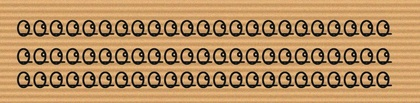
%> input picture custom_palm_leaf_test.jpg, 420 x 103 px, shrunk from 900 x 220 before the run
$ octave --eval "result = feature_extractor(imread('../custom_palm_leaf_test.jpg'));"   (GNU Octave 9; MATLAB toolbox functions it lacks are replaced by stand-ins)
%> lines starting %> are read from the running program, lines starting %| are printed output that depends on the picture; in (x1, y1, x2, y2) boxes, pixels count from 0 and x2, y2 are one past the last pixel; in counts of white or black regions, pixels touching at a corner belong together; the program's own positions count from 1
### feature_extraction/discourser.m
function [discoursed] = discourser(image)

currentimage = image;
[row, column] = size(currentimage);

for j = 1 : row
    currentrow = currentimage(j,:);
    temp = find(currentrow == 1, 1);
    if isempty(temp)
        continue;
    else
        uppermost = j;
        break;
    end
end

for j = 1 : column
    currentcolumn = currentimage(:,j);
    temp = find(currentcolumn == 1, 1);
    if isempty(temp)
        continue;
    else
        leftmost = j;
        break;
    end
end

for j = column : -1 : 1
    currentcolumn = currentimage(:,j);
    temp = find(currentcolumn == 1, 1);
    if isempty(temp)
        continue;
    else
        rightmost = j;
        break;
    end
end

for j = row : -1 : 1
    currentrow = currentimage(j,:);
    temp = find(currentrow == 1, 1);
    if isempty(temp)
        continue;
    else
        lowermost = j;
        break;
    end
end

discoursed = currentimage(uppermost:lowermost,leftmost:rightmost);
end

### feature_extraction/prep_image.m
function [prepared] = prep_image(image)

[labeled,N_obj] = bwlabel(image);
for i = 1:N_obj
    N_currentobj = numel(find(labeled == i));
    if N_currentobj == 1
        labeled(labeled == i) = 0;
    end
end
non_zero = labeled ~= 0;
labeled(non_zero) = 1;
prepared = labeled;

### feature_extraction/lineclassifier.m
function [featurevector] = lineclassifier(image)

down = 1;
downleft = 2;
left = 3;
upleft = 4;
up = 5;
upright = 6;
right = 7;
downright = 8;
image = prep_image(image);
skel_size = length(find(image == 1));

if skel_size <= 1
    featurevector = -1*ones(1,9);
    return;
end

segments = linesegmenter(image);
N_segments = numel(segments);
segmentdirection = {};

for i = 1 : N_segments
    currentsegment = segments{i};
    currentdirectionvector = [];
    if size(currentsegment,1) == 1
        error('At lineclassifier.m, you have a segment with only one pixel');
    else
        for j = 1 : (size(currentsegment,1)-1)
            currentpixel = currentsegment(j,:);
            nextpixel = currentsegment(j+1,:);
            nextdirection = finddirection(currentpixel,nextpixel);
            currentdirectionvector = [currentdirectionvector;nextdirection];
        end
    end
    segmentdirection{i} = currentdirectionvector;
end

Truelines = {};
N = 1;

for i = 1 : N_segments
    currentdir_segment = segmentdirection{i};
    if numel(currentdir_segment) > 2
        j = 1;
        currentline = [];
        while j < numel(currentdir_segment)
            previousdirection = currentdir_segment(j);
            nextdirection = currentdir_segment(j+1);
            rule_one = (previousdirection == upright | previousdirection == downleft) & (nextdirection == downright | nextdirection == upleft);
            rule_two = (previousdirection == downright | previousdirection == upleft) & (nextdirection == upright | nextdirection == downleft);
            if (rule_one || rule_two)
                Truelines{N} = [currentline;previousdirection;nextdirection];
                N = N + 1;
                if j+2 >= numel(currentdir_segment)
                    break;
                else
                    j = j + 2;
                end
            else
                currentline = [currentline;currentdir_segment(j)];
                j = j + 1;
                if j == numel(currentdir_segment)
                    Truelines{N} = [currentline;currentdir_segment(end)];
                    N = N + 1;
                    break;
                end
            end
        end
    elseif numel(currentdir_segment) < 3
        currentdir_segment(:) = currentdir_segment(1);
        currentline = currentdir_segment;
        Truelines{N} = currentline;
        N = N + 1;
    end
end

N_Truelines = numel(Truelines);
Normallines = {};
N = 1;

for i = 1 : N_Truelines
    currentline = Truelines{i};
    currentlength = numel(currentline);
    occurencematrix = [];
    for j = 1 : 8
        occurencematrix = [occurencematrix,numel(find(currentline == j))];
    end
    currentmaxoccurence = max(occurencematrix);
    current_max_direction = find(currentmaxoccurence == occurencematrix);
    repetition = numel(current_max_direction)-1;
    if repetition ~= 0
    end
    Normallines{N} = current_max_direction(1)*ones(1,currentlength);% in case two dir types occured same no.of times,first dir is taken
    N = N + 1;
end

N_horizontal = 0;
N_vertical = 0;
N_rightslant = 0;
N_leftslant = 0;
L_horizontal = 0;
L_vertical = 0;
L_rightslant = 0;
L_leftslant = 0;
N_Normallines = numel(Normallines);

for i = 1 : N_Normallines
    currentline = Normallines{i};
    firstelement = currentline(1);
    if firstelement == left || firstelement == right
        N_horizontal = N_horizontal + 1;
        L_horizontal = L_horizontal + length(currentline);
    elseif firstelement == up || firstelement == down
        N_vertical = N_vertical + 1;
        L_vertical = L_vertical + length(currentline);
    elseif firstelement == upleft || firstelement == downright
        N_leftslant = N_leftslant + 1;
        L_leftslant = L_leftslant + length(currentline);
    elseif firstelement == upright || firstelement == downleft
        N_rightslant = N_rightslant + 1;
        L_rightslant = L_rightslant + length(currentline);
    end
end

V_horizontal = 1-((N_horizontal)/10)*2;
V_vertical = 1-((N_vertical)/10)*2;
V_rightslant = 1-((N_rightslant)/10)*2;
V_leftslant = 1-((N_leftslant)/10)*2;

if skel_size ~= 0
    norm_horizontal = L_horizontal/skel_size;
    norm_vertical = L_vertical/skel_size;
    norm_rightslant = L_rightslant/skel_size;
    norm_leftslant = L_leftslant/skel_size;
else
    norm_horizontal = -1;
    norm_vertical = -1;
    norm_rightslant = -1;
    norm_leftslant = -1;
end

filled_area = skel_size/numel(image);
featurevector = [V_horizontal,V_vertical,V_rightslant,V_leftslant,norm_horizontal,norm_vertical,norm_rightslant,norm_leftslant,filled_area];

### feature_extraction/linesegmenter.m
function [segments] = linesegmenter(image)

[starters, intersections] = starter_intersection(image);
previousdirection = 0;
currentpixel = [0,0];
image = [image,zeros(size(image,1),1)];
image = [zeros(1,size(image,2));image];
image = [zeros(size(image,1),1),image];
image = [image;zeros(1,size(image,2))];
minor_starters_queue = [];
starters  =  starters + 1;
intersections  =  intersections + 1;

if isempty(starters)
    [r,c] = find(image == 1);
    coordinates = [r,c];
    starter1 = coordinates(1,:);
    starter2 = coordinates(end,:);
    minor_starters_queue = [starter1;starter2];
end

N = 1;
segments = {};
starters_queue = starters;
visited = [];

while(isnotempty(starters_queue) || isnotempty(minor_starters_queue))
    currentsegment = [];
    if isnotempty(starters_queue)
        if isnotmember(starters_queue(1,:),visited)
            current_starter = starters_queue(1,:);
            starters_queue = del_pixel(current_starter,starters_queue);
            currentpixel = findneighbours(image,current_starter);
            visited = [visited;current_starter];
            currentsegment = [currentsegment;current_starter];
            nextdirection = finddirection(current_starter,currentpixel);
            previousdirection = nextdirection;
        else
            starters_queue = del_pixel(starters_queue(1,:),starters_queue);
            continue;
        end
    elseif (isempty(starters_queue)  &&  isnotempty(minor_starters_queue))
        currentminor = minor_starters_queue(1,:);
        currentsegment = [];
        if ismymember(currentminor,visited)
            minor_starters_queue = del_pixel(currentminor,minor_starters_queue);
            continue;
        end
        visited = [visited;currentminor];
        neighbours = findneighbours(image,currentminor);
        temp = 1;
        while temp <= size(neighbours,1)
            current_neighbour = neighbours(temp,:);
            if (ismymember(current_neighbour,visited) || ismymember(current_neighbour,minor_starters_queue))
                neighbours = del_pixel(current_neighbour,neighbours);
                temp = 1;
            else
                temp = temp + 1;
            end
        end
        unvisited_neighbours = neighbours;
        if size(unvisited_neighbours,1) > 2
            minor_starters_queue = del_pixel(currentminor,minor_starters_queue);
            continue;
        end
        if size(unvisited_neighbours,1) == 2
            discarded = unvisited_neighbours(1,:);
            currentpixel = unvisited_neighbours(2,:);
            currentsegment = [currentsegment;currentminor];
            minor_starters_queue = [minor_starters_queue;discarded];
        elseif isempty(unvisited_neighbours)
            minor_starters_queue = del_pixel(currentminor,minor_starters_queue);
            continue;
        elseif size(unvisited_neighbours,1) == 1
            currentpixel = unvisited_neighbours;
            currentsegment = [currentsegment;currentminor];
        end
    end
    while(isnotmember(currentpixel,visited))
        if(isnotmember(currentpixel,intersections)  &&  isnotmember(currentpixel,starters_queue))
            neighbours = findneighbours(image,currentpixel);
            visited = [visited;currentpixel];
            temp = 1;
            while temp <= size(neighbours,1)
                current_neighbour = neighbours(temp,:);
                if (ismymember(current_neighbour,visited))
                    neighbours = del_pixel(current_neighbour,neighbours);
                    temp = 1;
                else
                    temp = temp + 1;
                end
            end
            if size(neighbours,1) > 2
                temp = 1;
                while temp <= size(neighbours,1)
                    current_neighbour = neighbours(temp,:);
                    if (ismymember(current_neighbour,minor_starters_queue))
                        neighbours = del_pixel(current_neighbour,neighbours);
                        temp = 1;
                    else
                        temp = temp + 1;
                    end
                end
            end
            if isempty(neighbours)
                currentsegment = [currentsegment;currentpixel];
                segments{N} = currentsegment;
                N = N + 1;
                break;
            end
            if size(neighbours,1) == 1
                nextpixel = neighbours;
            elseif size(neighbours,1) == 2
                first_neighbour = neighbours(1,:);
                second_neighbour = neighbours(2,:);
                if ismymember(first_neighbour,intersections) || ismymember(second_neighbour,intersections)
                    currentsegment = [currentsegment;currentpixel];
                    if ismymember(first_neighbour,intersections)
                        currentsegment = [currentsegment;first_neighbour];
                        segments{N} = currentsegment;
                        N = N + 1;
                        visited = [visited;first_neighbour];
                        minor_starters_queue = [minor_starters_queue;second_neighbour];
                    else
                        currentsegment = [currentsegment;second_neighbour];
                        segments{N} = currentsegment;
                        N = N + 1;
                        visited = [visited;second_neighbour];
                        minor_starters_queue = [minor_starters_queue;first_neighbour];
                    end
                    minor_starters_queue = [minor_starters_queue;first_neighbour;second_neighbour];
                    break;
                end
                neighbour_one_direction = finddirection(currentpixel,first_neighbour);
                neighbour_two_direction = finddirection(currentpixel,second_neighbour);
                if(neighbour_one_direction == previousdirection)
                    neighbours = del_pixel(second_neighbour,neighbours);
                    nextpixel = neighbours;
                else
                    neighbours = del_pixel(first_neighbour,neighbours);
                    nextpixel = neighbours;
                end
            elseif size(neighbours,1) > 2
                unconsidered = neighbours;
                for i = 1:size(neighbours,1)
                    current_neighbour = neighbours(i,:);
                    if ismymember(current_neighbour,intersections)
                        unconsidered = del_pixel(current_neighbour,unconsidered);
                        visited = [visited;current_neighbour];
                        currentsegment = [currentsegment;current_neighbour];
                        segments{N} = currentsegment;
                        N = N + 1;
                        currentsegment = [];
                        break;
                    end
                end
                minor_starters_queue = [minor_starters_queue;unconsidered];
                break;
            end
            currentsegment = [currentsegment;currentpixel];
            previousdirection = finddirection(currentpixel,nextpixel);
            previouspixel = currentpixel;
            currentpixel = nextpixel;
        elseif (ismymember(currentpixel,intersections))
            visited = [visited;currentpixel];
            neighbours = findneighbours(image,currentpixel);
            unvisited_neighbours = [];
            for i = 1:size(neighbours,1)
                if isnotmember(neighbours(i,:),visited)
                    unvisited_neighbours = [unvisited_neighbours;neighbours(i,:)];
                end
            end
            unvisited_directions = [];
            direction_flag = 0;
            for i = 1:size(unvisited_neighbours,1)
                current_neighbour = unvisited_neighbours(i,:);
                current_neighbour_direction = finddirection(currentpixel,current_neighbour);
                if current_neighbour_direction == previousdirection
                    direction_flag = 1;
                    currentsegment = [currentsegment;currentpixel];
                    currentpixel = current_neighbour;
                    unvisited_neighbours = del_pixel(current_neighbour,unvisited_neighbours);
                    minor_starters_queue = [minor_starters_queue;unvisited_neighbours];
                    unvisited_neighbours = [];
                    break;
                end
            end
            if direction_flag == 0
                minor_starters_queue = [minor_starters_queue;unvisited_neighbours];
                currentsegment = [currentsegment;currentpixel];
                segments{N} = currentsegment;
                N = N + 1;
            end
        elseif (ismymember(currentpixel,starters_queue))
            currentsegment = [currentsegment;currentpixel];
            starters_queue = del_pixel(currentpixel,starters_queue);
            visited = [visited;currentpixel];
            segments{N} = currentsegment;
            N = N + 1;
        elseif (ismymember(currentpixel,minor_starters_queue))
            currentsegment = [currentsegment;currentpixel];
            minor_starters_queue = del_pixel(currentpixel,minor_starters_queue);
            visited = [visited;currentpixel];
            segments{N} = currentsegment;
            N = N + 1;
        end
    end
end

for i = 1:(N-1)
    segments{i} = segments{i} - 1;
end

### feature_extraction/feature_extractor.m
function features = feature_extractor(image)

if size(image,3) == 3
    image = rgb2gray(image);
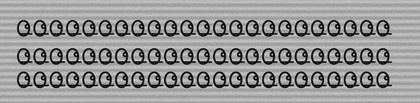
%> image: size 103x420 uint8; min 2, max 226, mean 148
    image = im2bw(image, graythresh(image));
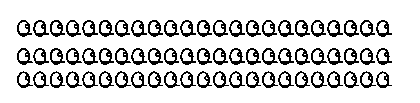
%> image: size 103x420 logical; 82.9% white; black in thin lines or dots, all inside (x1, y1, x2, y2) = (17, 20, 392, 88)
end

image = bwmorph(image, 'skel', inf);
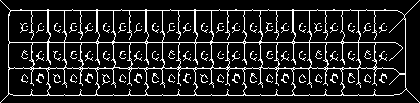
%> image: size 103x420 logical; 13% white in thin lines or dots
image = discourser(image);
%> the loop in discourser, `for j = 1 : row` made 1 pass
%> temp on pass 1: 1
%> the loop in discourser, `for j = 1 : column` made 1 pass
%> the loop in discourser, `for j = column : -1 : 1` made 1 pass
%> the loop in discourser, `for j = row : -1 : 1` made 1 pass

row = size(image,1);
%> row = 103
column = size(image,2);
%> column = 420
add_rows = 0;
add_columns = 0;

if row < 9
    add_rows = 9-row;
end

if column < 9
    add_columns = 9-column;
end

if mod(add_rows,2) == 0
    image = [zeros(add_rows/2,column);image;zeros(add_rows/2,column)];
%> image: size 103x420 double; values 0 (black) and 1 (white), 13% white in thin lines or dots
else
    image = [zeros((add_rows-1)/2,column);image;zeros((add_rows+1)/2,column)];
end

row = size(image,1);
if mod(add_columns,2) == 0
    image = [zeros(row,(add_columns)/2),image,zeros(row,(add_columns)/2)];
else
    image = [zeros(row,(add_columns-1)/2),image,zeros(row,(add_columns+1)/2)];
end
column = size(image,2);

n_rows = ceil(row/3)*3-row;
%> n_rows = 2
n_columns = ceil(column/3)*3-column;
%> n_columns = 0

if mod(n_rows,2) == 0
    image = [zeros(n_rows/2,column);image;zeros(n_rows/2,column)];
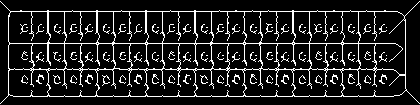
%> image: size 105x420 double; values 0 (black) and 1 (white), 12.8% white in thin lines or dots
else
    image = [zeros((n_rows-1)/2,column);image;zeros((n_rows+1)/2,column)];
end

row = size(image,1);
%> row = 105
if mod(n_columns,2) == 0
    image = [zeros(row,(n_columns)/2),image,zeros(row,(n_columns)/2)];
else
    image = [zeros(row,(n_columns-1)/2),image,zeros(row,(n_columns+1)/2)];
end

column = size(image,2);
zone_height = row/3;
%> zone_height = 35
zone_width = column/3;
%> zone_width = 140

zone11 = image(1:zone_height,1:zone_width);
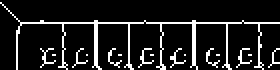
%> zone11: size 35x140 double (shown 2 times larger); values 0 (black) and 1 (white), 11.5% white in thin lines or dots
zone12 = image(1:zone_height,(zone_width+1):2*zone_width);
zone13 = image(1:zone_height,(2*zone_width+1):end);

zone21 = image((zone_height+1):2*zone_height,1:zone_width);
zone22 = image((zone_height+1):2*zone_height,(zone_width+1):2*zone_width);
zone23 = image((zone_height+1):2*zone_height,(2*zone_width+1):end);

zone31 = image((2*zone_height+1):end,1:zone_width);
zone32 = image((2*zone_height+1):end,(zone_width+1):2*zone_width);
zone33 = image((2*zone_height+1):end,(2*zone_width+1):end);

zone11_features = lineclassifier(zone11);
%> in prep_image, `[labeled,N_obj] = bwlabel(image);`:
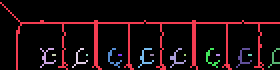
%> labeled: size 35x140 double (shown 2 times larger); 17 distinct labels, from 0 to 16; one colour per label, 0 black
%> in prep_image, `[labeled,N_obj] = bwlabel(image);`: N_obj = 16
%> the loop in prep_image, `for i = 1:N_obj` made 16 passes
%> N_currentobj on passes 1 to 12: 406, 21, 2, 16, 1, 18, 2, 20, 2, 20, 1, 18
%> after the loop in prep_image, `for i = 1:N_obj`: labeled: size 35x140 double; 15 distinct labels, from 0 to 16
%> in prep_image, `non_zero = labeled ~= 0;`: non_zero: size 35x140 logical; 11.5% white in thin lines or dots
%> in prep_image, `labeled(non_zero) = 1;`:
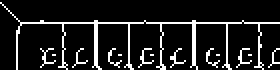
%> labeled: size 35x140 double (shown 2 times larger); values 0 (black) and 1 (white), 11.5% white in thin lines or dots
%> in lineclassifier, `skel_size = length(find(image == 1));`: skel_size = 563
%> the run ends on the next line
zone12_features = lineclassifier(zone12);
zone13_features = lineclassifier(zone13);

zone21_features = lineclassifier(zone21);
zone22_features = lineclassifier(zone22);
zone23_features = lineclassifier(zone23);

zone31_features = lineclassifier(zone31);
zone32_features = lineclassifier(zone32);
zone33_features = lineclassifier(zone33);

euler = bweuler(image);
features = [zone11_features; zone12_features; zone13_features; zone21_features; zone22_features; zone23_features; zone31_features; zone32_features; zone33_features];
features = [reshape(features',numel(features),1);euler];

stats = regionprops(bwlabel(image),'all');
eccentricity = stats.Eccentricity;
extent = stats.Extent;
orientation = stats.Orientation;
regional_features = [eccentricity; extent; orientation];
features = [features; regional_features];

$ run again, on custom_palm_leaf_upload_test.jpg
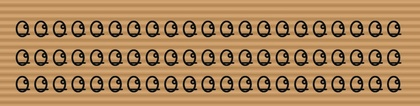
%> input picture custom_palm_leaf_upload_test.jpg, 420 x 106 px, shrunk from 950 x 240 before the run
%> in feature_extractor, `image = im2bw(image, graythresh(image));`:
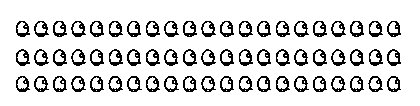
%> image: size 106x420 logical; 85.4% white; black in thin lines or dots, all inside (x1, y1, x2, y2) = (16, 21, 401, 92)
%> the loop in discourser, `for j = 1 : row` made 1 pass
%> temp on pass 1: 1
%> the loop in discourser, `for j = 1 : column` made 1 pass
%> the loop in discourser, `for j = column : -1 : 1` made 1 pass
%> the loop in discourser, `for j = row : -1 : 1` made 1 pass
%> zone11: size 36x140 double; values 0 (black) and 1 (white), 10.1% white in thin lines or dots
%> N_obj = 11
%> the loop in prep_image, `for i = 1:N_obj` made 11 passes
%> N_currentobj on passes 1 to 8: 368, 28, 21, 1, 20, 1, 23, 26
%> non_zero: size 36x140 logical; 10.1% white in thin lines or dots
%> in prep_image, `labeled(non_zero) = 1;`:
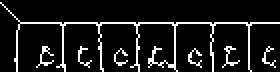
%> labeled: size 36x140 double (shown 2 times larger); values 0 (black) and 1 (white), 10.1% white in thin lines or dots
%> skel_size = 507
